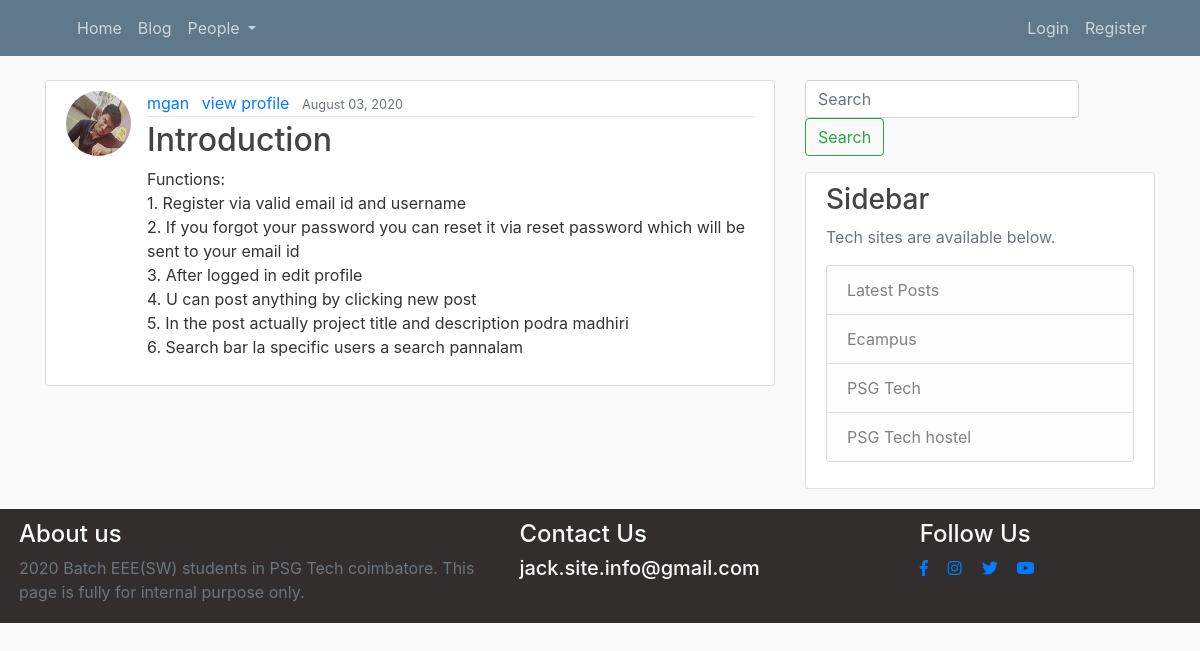
The page /blog/ on the database as committed earlier.
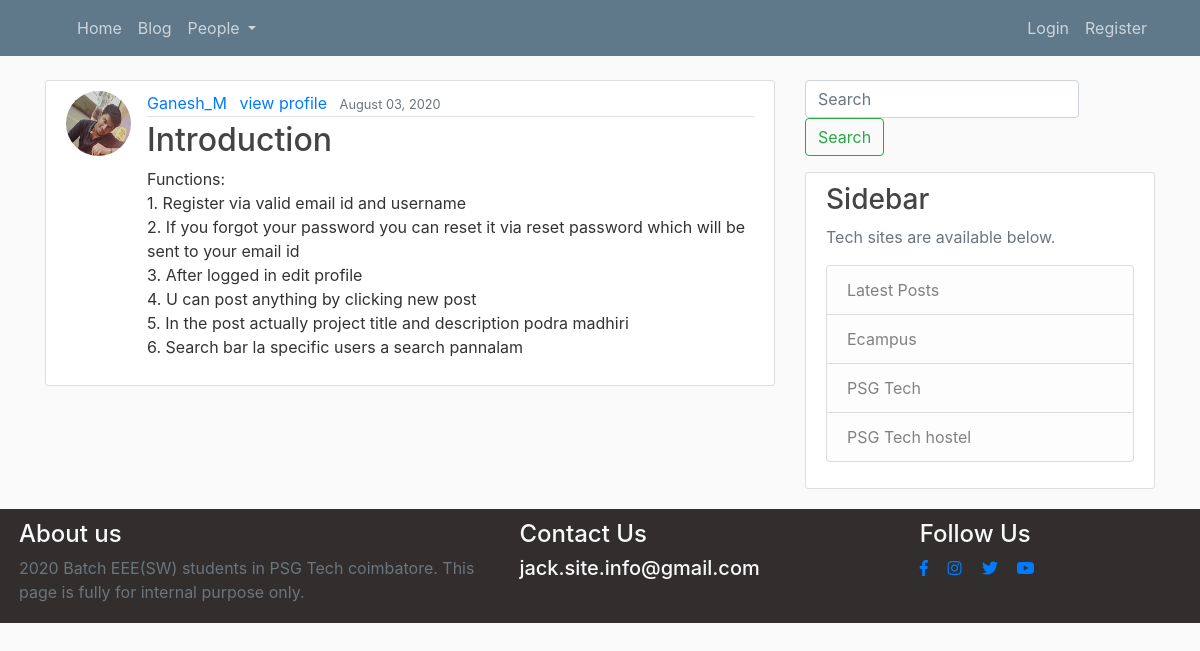
The same page on the database as committed later.
### blog/models.py (models this page shows, shortened)
class Post(models.Model):
    title = models.CharField(max_length=100)
    content = models.TextField()
    date_posted = models.DateTimeField(default=timezone.now)
    author = models.ForeignKey(User, on_delete=models.CASCADE)

### users/models.py (models this page shows, shortened)
class Profile(models.Model):
    user = models.OneToOneField(User, on_delete=models.CASCADE)
    image = models.ImageField(default='default.jpg', upload_to='profile_pics')
    skillsets = models.CharField(max_length=100, default="No skill sets assigned")
    tools_known = models.CharField(max_length=150, default="No tools are assigned")
    computer_languages_known = models.CharField(max_length=100, default="Languages are not assigned")
    department = models.CharField(max_length=30, default='EEE' )
    working_at = models.CharField(max_length=30, default="Not updated yet")
    batch = models.PositiveIntegerField(default=2020)
    contact_email = models.EmailField(default='notset@gmail.com')

### blog/views.py (the view)
# urls.py: path('blog/', PostListView.as_view(), name='blog-home'),
class PostListView(ListView):
    model = Post
    template_name = 'blog/home.html'  # <app>/<model>_<viewtype>.html
    context_object_name = 'posts'
    ordering = ['-date_posted']
    paginate_by = 5

### blog/templates/blog/home.html (shortened to what this page needs)
{% extends "blog/base.html" %}
{% block content %}
    {% for post in posts %}
        <article class="media content-section">
          <img class="rounded-circle article-img" src="{{ post.author.profile.image.url }}">
          <div class="media-body">
            <div class="article-metadata">
              <a class="mr-2" href="{% url 'user-posts' post.author.username %}">{{ post.author }}</a>
              <a href="{% url 'user-profile' post.author.username %}">view profile</a>
              <small class="text-muted pl-2">{{ post.date_posted|date:"F d, Y" }}</small>
            </div>
            <h2><a class="article-title" href="{% url 'post-detail' post.id %}">{{ post.title }}</a></h2>
            <p class="article-content">{{ post.content }}</p>
          </div>
        </article>
    {% endfor %}
{% endblock content %}

Rows that differ between the two databases and show on the page:
changed through a linked row, Post "Introduction": author "mgan" → "Ganesh_M"
